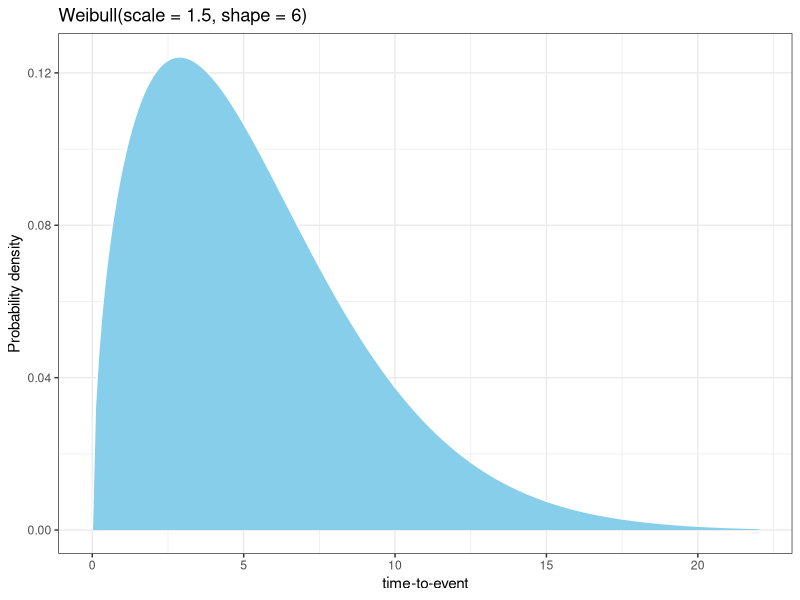
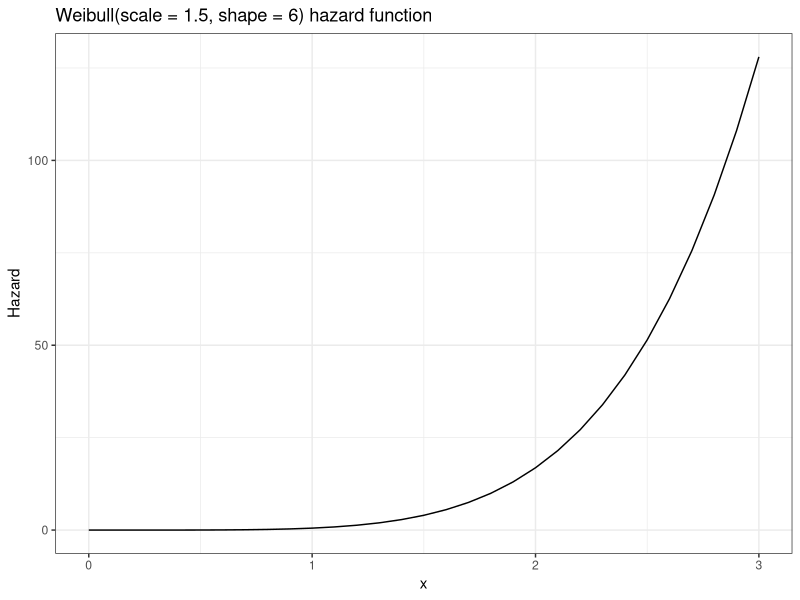

Write R code to recreate these figures, in order. (Note: this script raises an error after producing the figures.)
## ---- chunk 1
knitr::opts_chunk$set(
  echo = TRUE, 
  cache = TRUE, 
  comment = NA,
  message = FALSE,
  warning = FALSE,
  error = TRUE,
  knitr.table.format = 'html',
  dev = "svglite",
  fig.ext = ".svg" 
)

library(tidyverse)
library(broom)
library(scales)

library(survival)
library(survminer)

library(kableExtra)

theme_set(theme_bw())

## ---- chunk 2
N <- 1000
mu <- 5

dfc <- tibble(
  id = 1:N,
  tte = rexp(N, 1 / mu),
  tto = pmin(rpois(N, 6) + 1, tte),
  censored = tto < tte
)
## ---- chunk 3
dfc %>% 
  head() %>% 
  kable() %>% 
  kable_styling(bootstrap_options = c('hover', 'striped', 'responsive'))
## ---- chunk 4
dfc %>% 
  glm(
    formula = !censored ~ 1 + offset(log(tto)),
    family = poisson(link = 'log'),
    data = .
  ) %>% 
  tidy() %>% 
  pull(estimate) %>% 
  exp() # inverse of the log-link
## ---- chunk 5
scale <- 1.5
shape <- 6

tibble(x = seq(0, 22, 0.1), y = dweibull(x, scale, shape)) %>% 
  ggplot() +
  aes(x, y) +
  geom_area(fill = 'skyblue', colour = 'white') +
  labs(
    x = 'time-to-event',
    y = 'Probability density',
    title = str_glue('Weibull(scale = {scale}, shape = {shape})')
  )

## ---- chunk 6
tibble(
    x = seq(0, 3, 0.1),
    h = (shape / scale) * (x / scale)^(shape - 1)
  ) %>% 
  ggplot() +
  aes(x, h) +
  geom_line() +
  labs(
    y = 'Hazard',
    title = str_glue('Weibull(scale = {scale}, shape = {shape}) hazard function')
  )
## ---- chunk 7
N <- 1000
mu <- 5

dfa <- tibble(
  id = 1:N,
  tte = rweibull(N, shape, scale),
  tto = pmin(rpois(N, 5) + 1, tte),
  censored = tto < tte
)
## ---- chunk 8
dfa %>% 
  head() %>% 
  kable() %>% 
  kable_styling(bootstrap_options = c('hover', 'striped', 'responsive'))
## ---- chunk 9
make_invervals <- function(df, M) {
  
  # all combos of person and interval
  expand.grid(
    id = df$id,                        # person
    lower = seq(0, max(df$tto) + M, M) # interval lower bound
  ) %>% 
  as_tibble() %>% 
  
  # add strict upper bound for the interval
  mutate(upper = lower + M) %>%

  # add data for each person
  inner_join(df, by = 'id') %>%

  # exclude people that died in a previous interval
  # if months lies on the lower bound, assign death to previous interval
  filter(lower < tto) %>%

  # add death and exposure info
  mutate(
    death = if_else(!censored & tte <= upper, 1, 0),
    exposure = pmin(tte - lower, M)
  ) %>% 

  # sorted is easier to look at
  arrange(id, lower)
}

dfb <- make_invervals(dfa, 0.1)
dfb
## ---- chunk 10
data("mastectomy", package = "HSAUR")

df <- mastectomy %>% 
  as_tibble() %>% 
  arrange(time) %>% 
  transmute(
    id = 1:n(),
    months = time,
    event,
    metastized = metastized == 'yes'
  ) 
## ---- chunk 11
df %>% 
  head() %>% 
  kable() %>% 
  kable_styling(bootstrap_options = c('hover', 'striped', 'responsive'))
## ---- chunk 12
df %>% 
  ggplot(aes(x = event, y = ..count.. / sum(..count..))) +
  geom_bar(position = 'stack') +
  scale_y_continuous(labels = percent) +
  labs(
    x = 'Event observed?',
    y = 'Fraction of rows',
    title = 'Censoring in the masectomy dataset',
    subtitle = str_glue('Total rows: {df %>% nrow()}')
  )
## ---- chunk 13
df %>% 
  ggplot(aes(y = months, x = reorder(id, months), fill = metastized, width = 0.2)) +
  geom_col() +
  geom_point(aes(alpha = event)) +
  coord_flip() +
  labs(
    y = 'Months',
    x = 'Person',
    title = '',
    fill = 'Metastised?',
    alpha = 'Event?'
  ) 
## ---- chunk 14
M <- 3 # size of intervals

df1 <- 
  # all combos of person and interval
  expand.grid(
    id = df$id,                           # person
    lower = seq(0, max(df$months) + M, M) # interval lower bound
  ) %>% 
  as_tibble() %>% 
  
  # add strict upper bound for the interval
  mutate(upper = lower + M) %>% 
  
  # add data for each person
  inner_join(df, by = 'id') %>% 
  
  # exclude people that died in a previous interval
  # if months lies on the lower bound, assign death to previous interval
  filter(lower < months) %>% 
  
  # add death and exposure info
  mutate(
    death = if_else(event & months <= upper, 1, 0),
    exposure = pmin(months - lower, M)
  ) %>% 
  arrange(id, lower)
## ---- chunk 15
df1 %>% 
  filter(id == 2) %>% 
  kable() %>% 
  kable_styling(bootstrap_options = c('hover', 'striped', 'responsive'))
## ---- chunk 16
df1 %>% 
  filter(id == 5) %>% 
  kable() %>% 
  kable_styling(bootstrap_options = c('hover', 'striped', 'responsive'))
## ---- chunk 17
df1 %>% 
  filter(id == 21) %>% 
  kable() %>% 
  kable_styling(bootstrap_options = c('hover', 'striped', 'responsive'))
## ---- chunk 18
min(df1$exposure)
## ---- chunk 19
df1 %>% 
  group_by(id) %>% 
  summarise(correct = max(months) == sum(exposure)) %>% 
  count(correct) %>% 
  kable() %>% 
  kable_styling(bootstrap_options = c('hover', 'striped', 'responsive'))

## ---- chunk 20
df1 %>% 
  group_by(id) %>% 
  summarise(correct = sum(death) == max(if_else(event, 1, 0))) %>% 
  count(correct) %>% 
  kable() %>% 
  kable_styling(bootstrap_options = c('hover', 'striped', 'responsive'))

## ---- chunk 21
m <- glm(
  death ~ 0 + ordered(lower) + metastized + offset(log(exposure)), 
  data = df1, 
  family = poisson()
)

summary(m)
## ---- chunk 22
d <- expand.grid(
    metastized = c(FALSE, TRUE),
    lower = 1 * 0:max(df1$lower),
    exposure = M
  ) %>% 
  as_tibble() 

augment(x = m, newdata = d, type.predict= 'response')

## ---- chunk 23
cx <- coxph(
  formula = Surv(months, event) ~ metastized,
  data = df
)

cx
